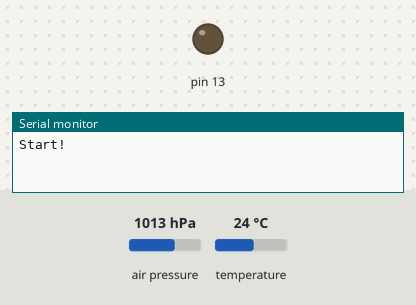
Recording of a sketch running on a simulated Arduino Uno, built with avr-gcc and run on an emulated ATmega328P. Parts: output pins drawn as LEDs (lit = HIGH), the last lines printed to the serial monitor. The test bench sets the inputs (shaded band); at power-on: air pressure 1013 hPa, temperature 24 °C. The modem accepts every AT command (registered, SIM ready, sends succeed) and sends nothing else.

Above: at 0.1 s.
At 9.4 s:
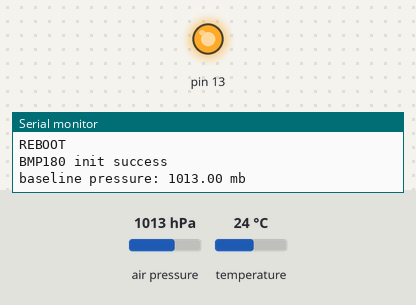
Timing chart, 0 to 10.9 s (numbered marks = the images above):
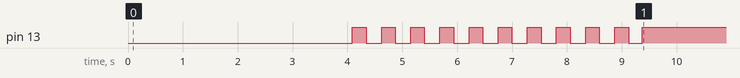

The sketch:

altitudeBmp180.ino
```cpp
#include <SoftwareSerial.h>
#include <SFE_BMP180.h>
#include <Wire.h>


// You will need to create an SFE_BMP180 object, here called "pressure":

SFE_BMP180 pressure;
SoftwareSerial SIM800(8, 9); // 8 - RX Arduino (TX SIM800L), 9 - TX Arduino (RX SIM800L)
String _buffer;

String url = "http://178.238.78.124:9005/gsm";
String number = "87781888185";
int _timeout;
double T;
int Temp;
String imei = "";
double a;

double bspressure;
double baseline = 0; // baseline pressure

void setup()
{


  pinMode(13, OUTPUT);
    Serial.begin(9600);               // Скорость обмена данными с компьютером
  _buffer.reserve(50);
  Serial.println("Start!");
//  lcd.init();                            // Инициализация lcd
//  lcd.backlight();                       // Включаем подсветку
//  // Курсор находится в начале 1 строки
//  lcd.print("   Hello, world!");            // Выводим текст


  SIM800.begin(9600);               // Скорость обмена данными с модемом
  SIM800.println("AT+CGSN");
  delay(1000);
  if(SIM800.available())
  {
       imei = SIM800.readStringUntil('\n');
       imei = SIM800.readStringUntil(char(13));
   }

  delay(1000);
  SIM800.println("AT+SAPBR=3,1,\"APN\",\"internet\"\n");
  delay(1000);
  SIM800.println("AT+SAPBR=1,1\n");
  delay(1000);
  Serial.println("REBOOT");

  // Initialize the sensor (it is important to get calibration values stored on the device).

  if (pressure.begin())
    Serial.println("BMP180 init success");

  for(int i = 0; i < 10; i++)
  {

    baseline += getPressure();
    digitalWrite(13, HIGH);
    delay(250);
    digitalWrite(13, LOW);
    delay(250);

    }
    digitalWrite(13, HIGH);
  baseline /= 10;

  Serial.print("baseline pressure: ");
  Serial.print(baseline);
  Serial.println(" mb");
}

void loop()
{

   sendPressure(imei);
  delay(1000);
}
void sendPressure(String str)
{
  double pres = getPressure();
  a = pressure.altitude(pres,baseline);
  SIM800.println("AT+HTTPINIT\n");
  delay(2000);
  //String i = "860719027633449";
  //str.replace(,"");
  String urlSend = "AT+HTTPPARA=\"URL\",\"" + url + "?imei=" + str + "&temperature=" + Temp +"&pressure=" + a +"\"";
  Serial.println(urlSend);
  SIM800.println(urlSend);
//  lcd.setCursor(0, 0);
//  String lcdText = "Difference " + String(a);
//  lcd.print(lcdText);
//  lcd.setCursor(0, 1);                   // Устанавливаем курсор в начало 2 строки
//  lcd.print("        metres");

  delay(2000);
  SIM800.println("AT+HTTPACTION=0\n");
  delay(2000);
  SIM800.println("AT+HTTPTERM\n");
  delay(2000);
  }

double getPressure()
{
  char status;
  double T,P,p0,a;
  status = pressure.startTemperature();
  if (status != 0)
  {
    delay(status);
    status = pressure.getTemperature(T);
    if (status != 0)
    {
      status = pressure.startPressure(3);
      if (status != 0)
      {
        delay(status);
        status = pressure.getPressure(P,T);
        if (status != 0)
        {
          return(P);
        }
        else Serial.println("error retrieving pressure measurement\n");
      }
      else Serial.println("error starting pressure measurement\n");
    }
    else Serial.println("error retrieving temperature measurement\n");
  }
  else Serial.println("error starting temperature measurement\n");
}
```
